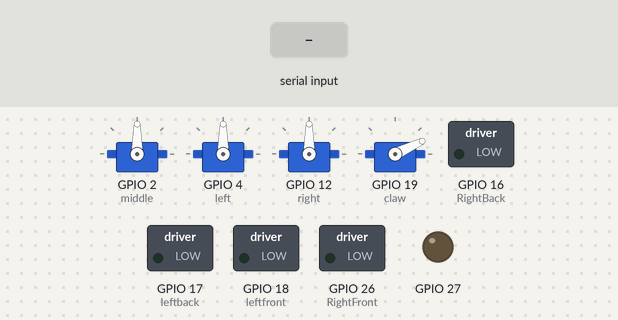
Recording of a sketch running on a simulated ESP32. Parts: 4 × servo, switched loads named in the sketch (green lamp = pin HIGH), output pins drawn as LEDs (lit = HIGH). The inputs (shaded band) are chosen by the test bench. Nothing arrives over Bluetooth unless stated; what the sketch prints to the serial monitor is not drawn.

Above: at 1.5 s.
1.6 s: "M" received over the second serial link
At 2.3 s:
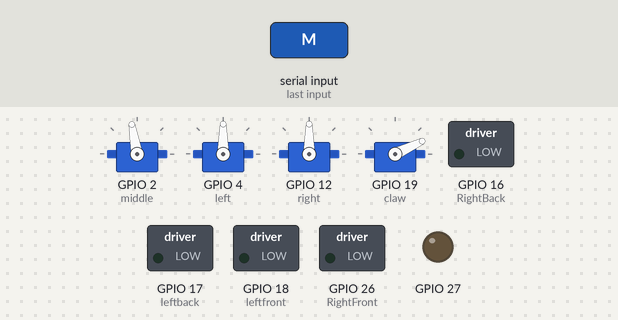
3.1 s: "L" received over the second serial link
At 3.8 s:
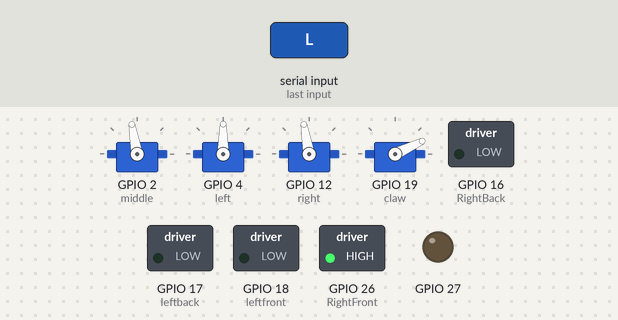
4.6 s: "N" received over the second serial link
At 5.8 s:
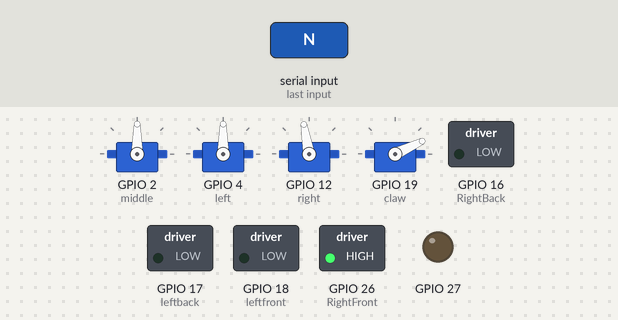
6.1 s: "O" received over the second serial link
At 7.0 s:
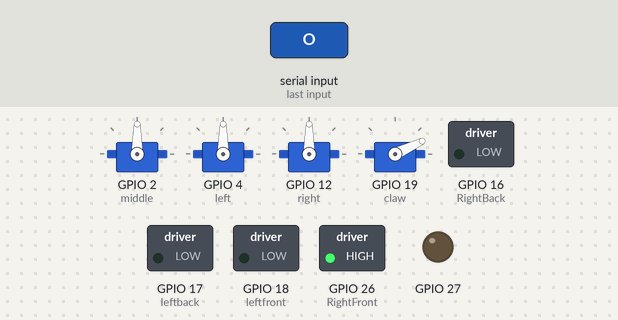
7.6 s: "P" received over the second serial link
At 8.1 s:
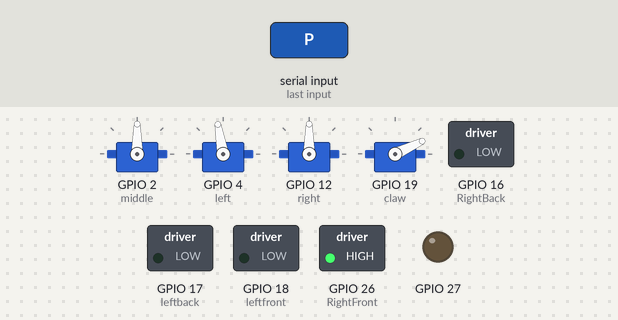
9.1 s: "R" received over the second serial link
At 9.6 s:
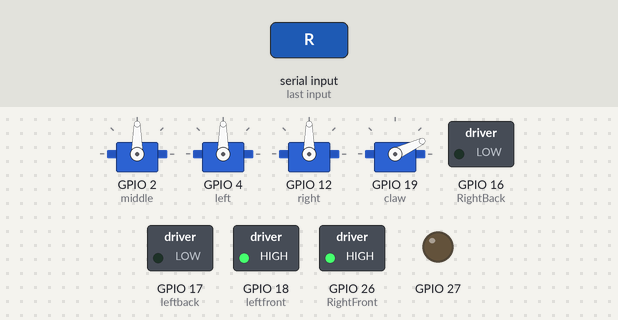
Timing chart, 0 to 11.6 s (numbered marks = the images above; inputs shaded):
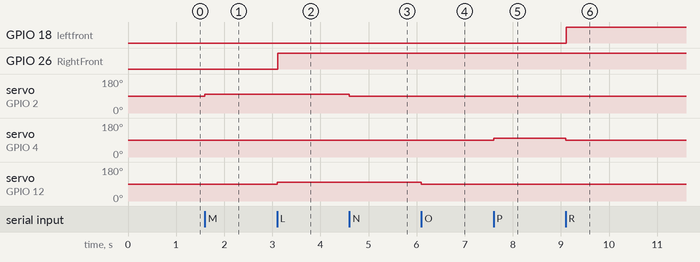

The sketch:

CLAW.ino
```cpp
#include <ESP32Servo.h>
#include "BluetoothSerial.h"
Servo middle, left, right, claw ;

char  DATA;
#if !defined(CONFIG_BT_ENABLED) || !defined(CONFIG_BLUEDROID_ENABLED)
#error Bluetooth is not enabled! Please run `make menuconfig` to and enable it
#endif
BluetoothSerial SerialBT;
int middle_min  = 0;
int middle_max = 180;
int middle_zero = 90;
int middlePose=90;

int right_min = 40;
int right_max =
 180;
int right_zero = 90;
int rightPose=90;

int left_min = 60;
int left_max = 165;
int left_zero = 152;
int leftPose=90;

int claw_min =  60;
int claw_max = 180;
int claw_zero = 60;
int clawPose=25;

int leftfront=18;
int RightFront=26;
int leftback=17;
int RightBack=16;

ESP32PWM pwm;

void setup()
{
  Serial.begin(115200);
  middle.attach(2, 1000, 2000);
  left.attach(4, 1000, 2000);
  right.attach(12, 1000, 2000);
  claw.attach(19, 1000, 2000);
  pwm.attachPin(27, 10000);//10khz
   ESP32PWM::allocateTimer(0);
	ESP32PWM::allocateTimer(1);
	ESP32PWM::allocateTimer(2);
	ESP32PWM::allocateTimer(3);
	middle.setPeriodHertz(330);
  left.setPeriodHertz(50);
  right.setPeriodHertz(50);
  claw.setPeriodHertz(50);
    DATA = ' ';
  SerialBT.begin("CLAW32");
  calibration();
 pinMode(leftfront, OUTPUT);
  pinMode(RightFront, OUTPUT);
    pinMode(leftback, OUTPUT);
      pinMode(RightBack, OUTPUT);


}

 void calibration(){
  middle.write(90);
  left.write(90);
  right.write(90);
  claw.write(25);
  delay(300);
 }
 void RobotControl(){
         if (SerialBT.available()) {
      DATA = (SerialBT.read());
      Serial.print(DATA);

      if (DATA == 'M'){
        if(middlePose < middle_max){
          middlePose= middle.read();
            middlePose= middlePose + 10;
        middle.write(middlePose);
            delay(10);

      }}
      if (DATA == 'N'){
        if(middlePose > middle_min){
          middlePose= middle.read();
          middlePose= middlePose - 10;
        middle.write(middlePose);
            delay(10);

      }}


       if (DATA == 'L'){
        if(rightPose < right_max){
            rightPose = right.read();
            rightPose= rightPose + 10;
        right.write(rightPose);
        Serial.print("rightpose = ");
        Serial.println(rightPose);
            delay(10);

      }}
      if (DATA == 'O'){
        if(rightPose > right_min){
             rightPose = right.read();
            rightPose = rightPose -10;
        right.write(rightPose);
        Serial.print("rightpose = ");
        Serial.println(rightPose);
             delay(10);

      }}
             if (DATA == 'P'){
        if(leftPose < left_max){
            leftPose = left.read();
              leftPose = leftPose + 10;
        left.write(leftPose);
        Serial.print("leftpose = ");
        Serial.println(leftPose);
            delay(10);

      }}
       if (DATA == 'R'){
        if(leftPose > left_min){
            leftPose = left.read();
              leftPose = leftPose - 10;
        left.write(leftPose);
                Serial.print("leftpose = ");
        Serial.println(leftPose);
            delay(10);

      }}
             if (DATA == 'X'){
        if(clawPose < claw_max){
            clawPose = claw.read();
            clawPose = clawPose + 10;
        claw.write(clawPose);
        Serial.print("clawpose = ");
        Serial.println(clawPose);

            delay(10);

      }}

             if (DATA == 'Y'){
        if(clawPose > claw_min){
            clawPose = claw.read();
            clawPose= clawPose - 10;
        claw.write(clawPose);
            delay(10);

      }}

      /////motors ////
           if (DATA == 'G') {
        digitalWrite(leftback,HIGH);
        digitalWrite(RightBack,HIGH);

        //Serial.print("it is B");
      }
      if (DATA == 'S'){
       digitalWrite(RightBack,LOW);
       digitalWrite(leftback,LOW);
       digitalWrite(leftfront,LOW);
       digitalWrite(RightFront,LOW);
      }
       if (DATA == 'R') {
        digitalWrite(leftfront,HIGH);
        Serial.print("it is R");

      }

       if (DATA == 'F') {
        digitalWrite(leftfront,HIGH);
        digitalWrite(RightFront,HIGH);

        Serial.print("it is F");

      }

       if (DATA == 'L') {
        digitalWrite(RightFront,HIGH);
        Serial.print("it is L");
      }

 if (DATA == 'E') {
        digitalWrite(RightFront,HIGH);
        Serial.print("it is E");

      }
       if (DATA == 'Q') {
        digitalWrite(leftfront,HIGH);
        Serial.print("it is Q");

      }
      if (DATA == 'Z') {
        digitalWrite(leftback,HIGH);
        Serial.print("it is Z");

      }
      if (DATA == 'C') {
        digitalWrite(RightBack,HIGH);
        Serial.print("it is Q");

      }

 }}

void loop()
{
RobotControl();
}
```

Measured:
- after the input at 1.6 s, servo on GPIO 2 (middle): 90° → 100° at once
- after the input at 3.1 s, GPIO 26 (RightFront): LOW → HIGH at once; servo on GPIO 12 (right): 90° → 100° at once
- after the input at 4.6 s, servo on GPIO 2 (middle): 100° → 90° at once
- after the input at 6.1 s, servo on GPIO 12 (right): 100° → 90° at once
- after the input at 7.6 s, servo on GPIO 4 (left): 90° → 100° at once
- after the input at 9.1 s, GPIO 18 (leftfront): LOW → HIGH at once; servo on GPIO 4 (left): 100° → 90° at once
